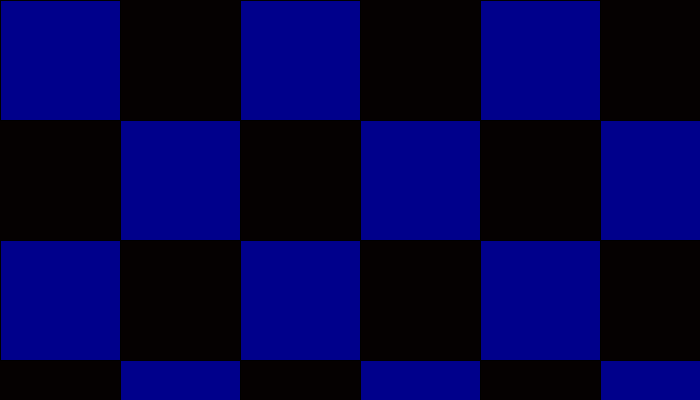
Frame 1 (no input)
Frame 60 (the mouse pressed at the canvas centre just before this capture): identical to frame 1, image omitted
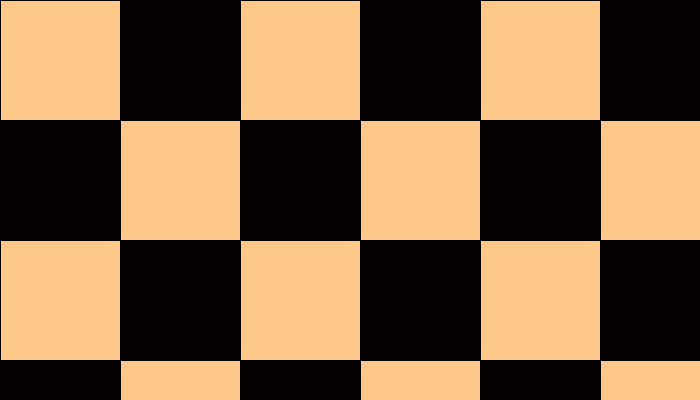
Frame 120 (the mouse held since frame 60 and released just before this capture)

The Processing sketch that drew these frames (run headless with seeded random() and noise(); from frame 60 on, the mouse is pressed at the canvas centre):

// Processing sketch: processing_36112
// ── processing_36112.pde

void setup() {
  size(700,400);
  smooth();
  background(5,1,1);
  color(RGB);
}


void draw() { 

  fill(mouseX,mouseY,139);
  rect(0,0,120,120);

  fill(mouseX,mouseY,139);
  rect(120,120,120,120);

  fill(mouseX,mouseY,139);
  rect(240,0,120,120);

  fill(mouseX,mouseY,139);
  rect(360,120,120,120);

  fill(mouseX,mouseY,139);
  rect(480,0,120,120);
  
  rect(600,120,120,120);


  fill(mouseX,mouseY,139);
  rect(0,240,120,120);

  fill(mouseX,mouseY,139);
  rect(120,360,120,120);

  fill(mouseX,mouseY,139);
  rect(240,240,120,120);

  fill(mouseX,mouseY,139);
  rect(360,360,120,120);

  fill(mouseX,mouseY,139);
  rect(480,240,120,120);

  rect(600,360,120,120);


  fill(mouseX,mouseY,139);
  rect(0,480,120,120);

  fill(mouseX,mouseY,139);
  rect(240,480,120,120);

  fill(mouseX,mouseY,139);
  rect(480,480,120,120);
}
